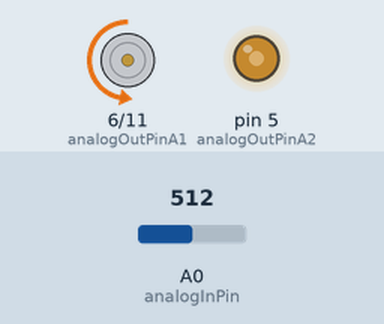
This sketch was run on a simulated Arduino Uno, built with avr-gcc and run on an emulated ATmega328P. Shown: motor-driver pin pairs drawn as motors (green arrow = first pin HIGH = forward, orange = second pin HIGH = backward, longer = more drive), output pins drawn as LEDs (lit = HIGH). The test bench sets the inputs (shaded band); at power-on: A0 (analogInPin) = 512. What the sketch prints to the serial monitor is not drawn.

Above: at 1.2 s.
1.3 s: A0 (analogInPin) set to 111
At 2.5 s:
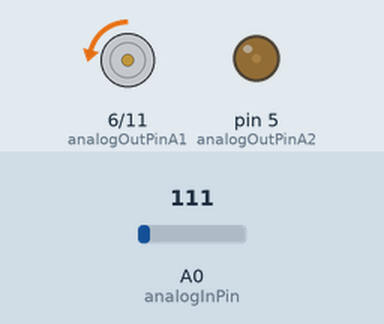
2.8 s: A0 (analogInPin) set to 89
At 3.5 s:
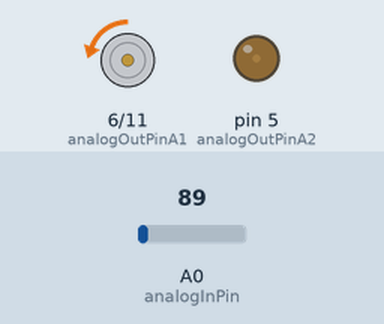
4.8 s: A0 (analogInPin) set to 11
At 5.1 s:
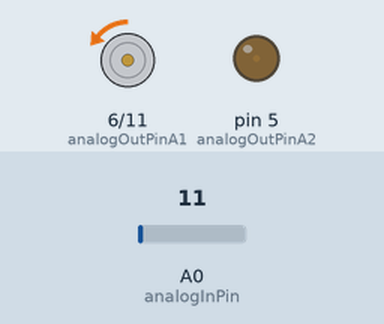
6.6 s: A0 (analogInPin) set to 8
At 7.5 s:
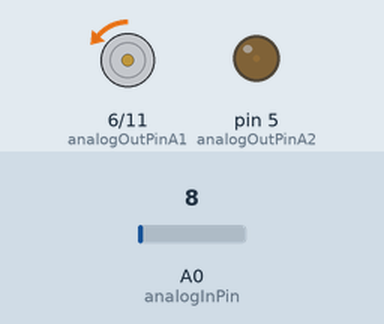
8.4 s: A0 (analogInPin) set to 716
At 8.9 s:
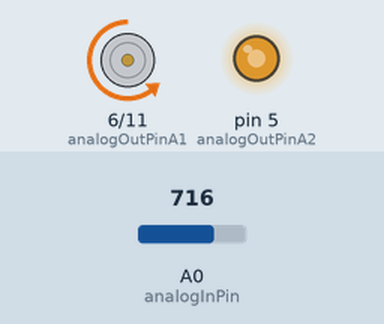
9.9 s: A0 (analogInPin) set to 989
At 11.1 s:
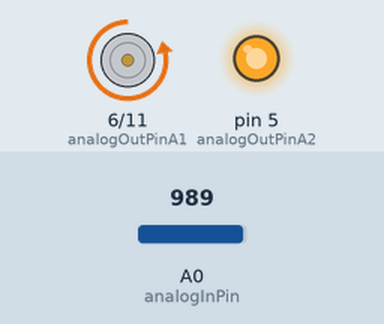
11.4 s: A0 (analogInPin) set to 1016
Timing chart, 0 to 14.2 s (numbered marks = the images above; inputs shaded):
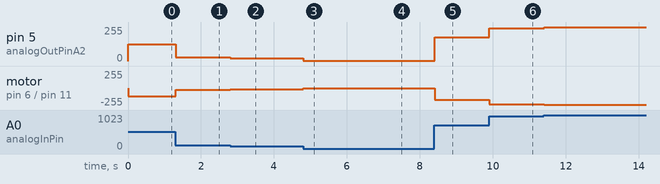

The sketch:

ADC_PRACTICE_MOTOR.ino
```cpp
const int analogInPin = A0; //Define Analog Port to read

//Define digital pins Motor A
const int analogOutPinA1 = 6;
const int analogOutPinB1 = 11;

//Define digital pins Motor B
const int analogOutPinA2 = 5;
const int analogOutPinB2 = 3;


int sensorValue = 0; //Define variable that will keep the analog read.
int outputValue = 0; //Define variable that will keep the final value 0 to 255 to use PWM

void setup() {
  // initialize serial communications at 9600 bps:
  Serial.begin(9600);
}

void loop() {
  sensorValue = analogRead(analogInPin);
  // map it to the range of the analog out:
  outputValue = map(sensorValue, 0, 1023, 0,255);
  // change the analog out value:

  // reverse Motor A (Watch DRV8833 Datasheet)
  // read the analog in value:
  analogWrite(analogOutPinB1,outputValue);
  analogWrite(analogOutPinA1, 0 );
  //reverse  Motor B (Watch DRV8833 Datasheet)
  analogWrite(analogOutPinA2,outputValue);
  analogWrite(analogOutPinA1, 0);
  // print the results to the Serial Monitor:
  Serial.print("sensor = ");
  Serial.print(sensorValue);

  // wait 2 milliseconds before the next loop for the analog-to-digital
  // converter to settle after the last reading:
  delay(2);
}
```

Measured:
- after the input at 1.3 s, pin 5 (analogOutPinA2): 127/255 → 27/255 at once; motor on pin 6 (analogOutPinA1) / pin 11 (analogOutPinB1): backward 127/255 → backward 27/255 at once
- after the input at 2.8 s, pin 5 (analogOutPinA2): 27/255 → 22/255 at once; motor on pin 6 (analogOutPinA1) / pin 11 (analogOutPinB1): backward 27/255 → backward 22/255 at once
- after the input at 4.8 s, pin 5 (analogOutPinA2): 22/255 → 2/255 at once; motor on pin 6 (analogOutPinA1) / pin 11 (analogOutPinB1): backward 22/255 → backward 2/255 at once
- after the input at 6.6 s, pin 5 (analogOutPinA2): 2/255 → 1/255 at once; motor on pin 6 (analogOutPinA1) / pin 11 (analogOutPinB1): backward 2/255 → backward 1/255 at once
- after the input at 8.4 s, pin 5 (analogOutPinA2): 1/255 → 178/255 at once; motor on pin 6 (analogOutPinA1) / pin 11 (analogOutPinB1): backward 1/255 → backward 178/255 at once
- after the input at 9.9 s, pin 5 (analogOutPinA2): 178/255 → 246/255 at once; motor on pin 6 (analogOutPinA1) / pin 11 (analogOutPinB1): backward 178/255 → backward 246/255 at once
- after the input at 11.4 s, pin 5 (analogOutPinA2): 246/255 → 253/255 at once; motor on pin 6 (analogOutPinA1) / pin 11 (analogOutPinB1): backward 246/255 → backward 253/255 at once
